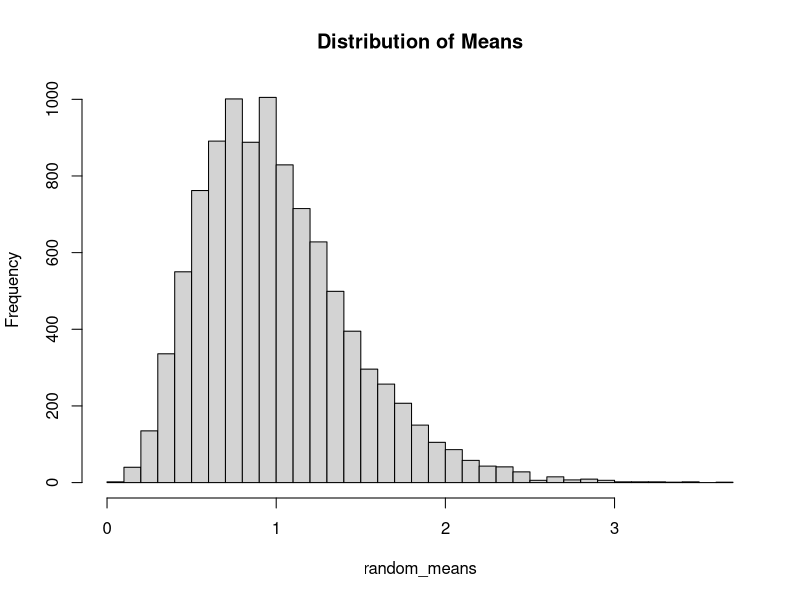
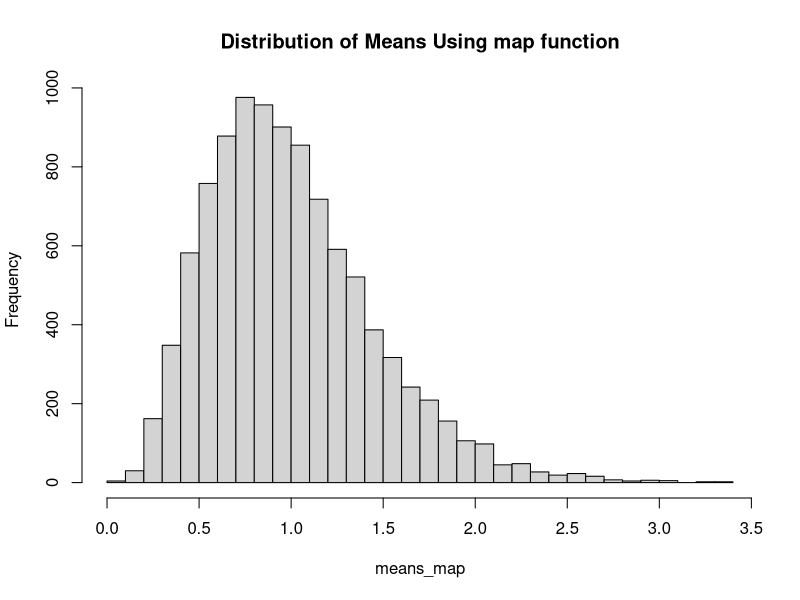
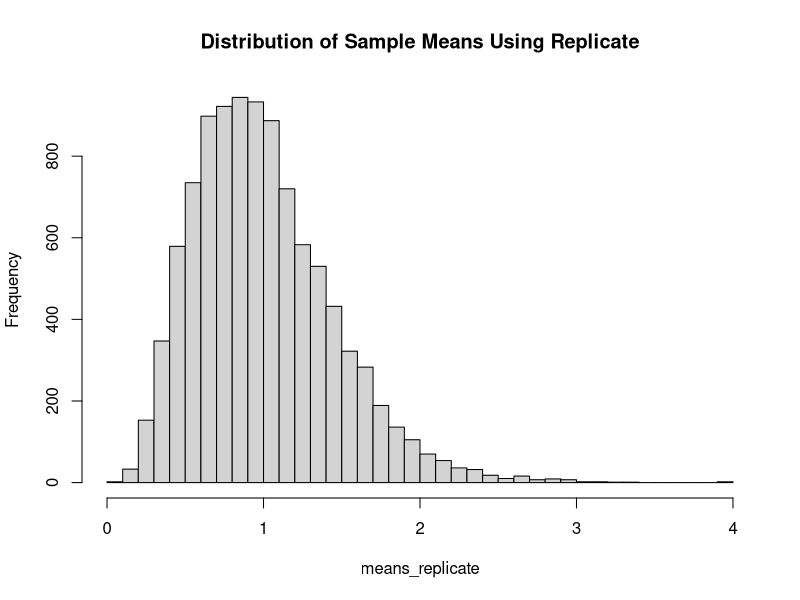
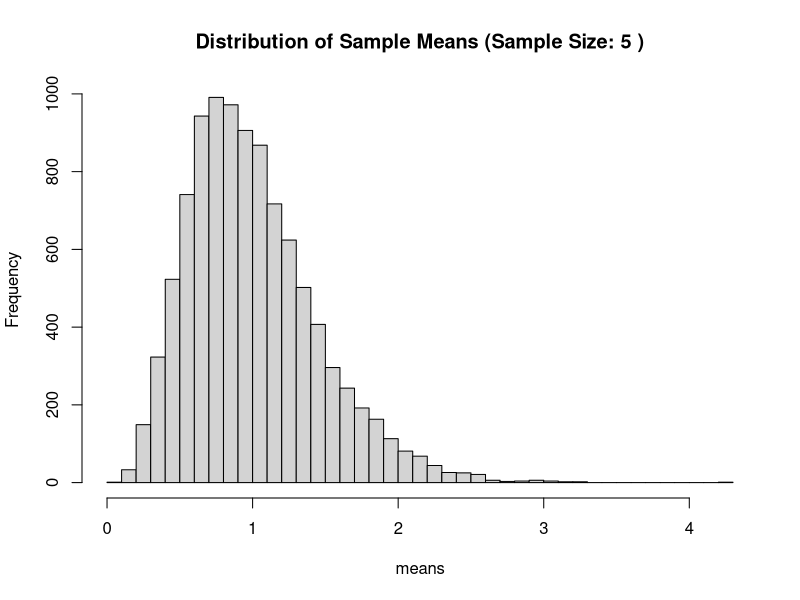
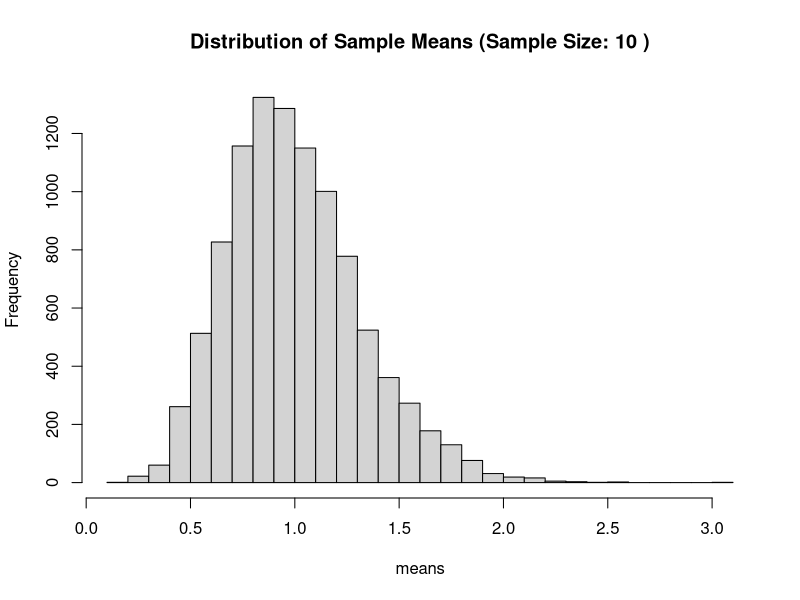
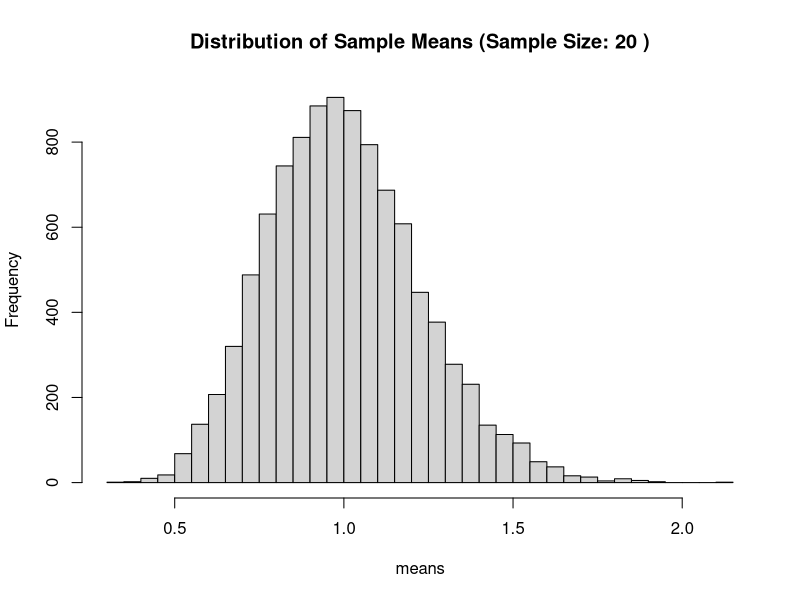

Write R code to recreate these figures, in order.
## ---- chunk 1
library(tidyverse)
dt <- tribble(~x, ~y, ~w, ~z,
              210, 300, 220, 180,
              102, 100, 119, 187,
              176, 175, 188, 173,
              87, 95, 91, 94, 
              202, 210, 234, 218,
              110, 122, 131, 128
)
dt

#PROBLEM 1:
#1_a
means <- map_dbl(dt, mean)
means

#1_b
std_dev <- map_dbl(dt, sd)
std_dev

#1_c
sq_root <- map(dt, sqrt)
sq_root

#1_d
result_table <- data.frame(
  mean = colMeans(dt),
  max = apply(dt, 2, max),
  q1 = apply(dt, 2, quantile, probs = 0.25),
  median = apply(dt, 2, median),
  q3 = apply(dt, 2, quantile, probs = 0.75),
  min = apply(dt, 2, min)
)
result_table

#PROBLEM 2
calculate_means <- function() {
  means <- numeric(10000)
  
  for (i in 1:10000) {
    random_observations <- rexp(5, rate=1)
    sample_mean <- mean(random_observations)
    means[i] <- sample_mean
  }
  
  return(means)
}
calculate_means()

#random_means variable created to plot the distribution of means
random_means <- calculate_means()

hist(random_means, breaks=30, main="Distribution of Means")

#2_a
calculate_means_map <- function() {
  
  random_observations <- rexp(5, rate=1)
  return(mean(random_observations))
}
means_map <- map_dbl(1:10000, ~calculate_means_map())
means_map

hist(means_map, breaks=30, main="Distribution of Means Using map function")

#2_b
calculate_means_replicate <- function() {
  means_replicate <- replicate(10000, {
    sample <- rexp(5, rate = 1)
    sample_mean <- mean(sample)
    sample_mean
  })
  
  return(means_replicate)
}

means_replicate <- calculate_means_replicate()
hist(means_replicate, breaks=30, main = "Distribution of Sample Means Using Replicate")

#2_c
calculate_means_plot <- function(iterations = 10000, sample_sizes = c(5, 10, 20)) {
  for (size in sample_sizes) {
    means <- replicate(iterations, {
      sample <- rexp(size, rate = 1)
      sample_mean <- mean(sample)
      sample_mean
    })
main = paste("Distribution of Sample Means (Sample Size:", size, ")")
    hist(means, breaks = 30, main = paste("Distribution of Sample Means (Sample Size:", size, ")"))
  }
}

calculate_means_plot()
